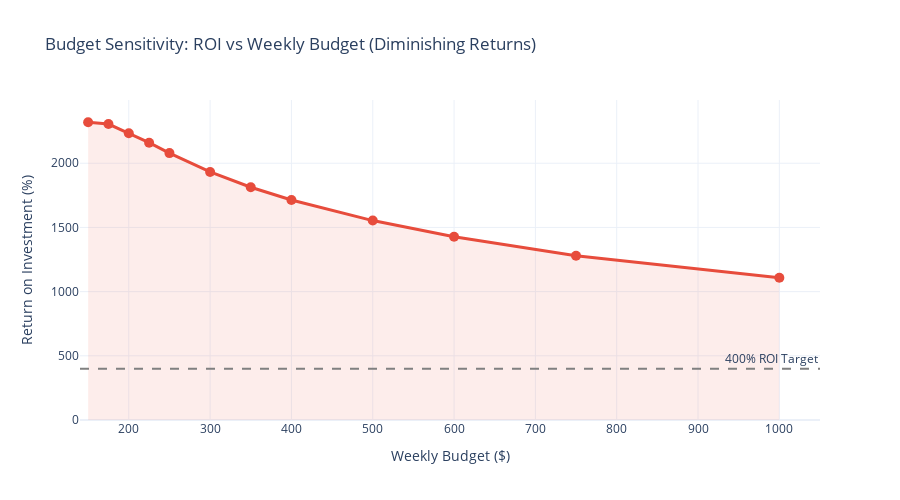

The code cell stored with this chart in its notebook:
### Code cell
# Visualization 2: Budget vs ROI (showing diminishing returns)
fig2 = go.Figure()

fig2.add_trace(go.Scatter(
    x=sensitivity_df['Budget'],
    y=sensitivity_df['ROI'],
    mode='lines+markers',
    name='ROI',
    line=dict(color='#E74C3C', width=3),
    marker=dict(size=10),
    fill='tozeroy',
    fillcolor='rgba(231, 76, 60, 0.1)'
))

# Add reference line at 400% ROI
fig2.add_hline(y=400, line_dash="dash", line_color="gray", 
               annotation_text="400% ROI Target")

fig2.update_layout(
    title='Budget Sensitivity: ROI vs Weekly Budget (Diminishing Returns)',
    xaxis_title='Weekly Budget ($)',
    yaxis_title='Return on Investment (%)',
    template='plotly_white',
    height=500,
    hovermode='x unified',
    xaxis=dict(range=[140, 1050])
)

fig2.show()

print("INTERPRETATION:")
print("ROI decreases as budget increases, demonstrating classic diminishing returns. The baseline")
print("budget of $150 offers the highest ROI. As budget increases to $1000, ROI declines significantly")
print("because the most valuable customer-action pairs are exhausted early. The optimal budget balances")
print("high ROI with sufficient customer coverage.")

### Figure 1 — Plotly figure (JSON) as saved in the notebook; plotly's stock layout.template omitted (floating-point values rounded to 4 significant figures)
{"data": [{"fill": "tozeroy", "fillcolor": "rgba(231, 76, 60, 0.1)", "line": {"color": "#E74C3C", "width": 3}, "marker": {"size": 10}, "mode": "lines+markers", "name": "ROI", "type": "scatter", "x": [150, 175, 200, 225, 250, 300, 350, 400, 500, 600, 750, 1000], "y": [2319.0, 2305.0, 2233.0, 2160.0, 2079.0, 1932.0, 1813.0, 1714.0, 1553.0, 1427.0, 1280.0, 1108.0]}], "layout": {"annotations": [{"showarrow": false, "text": "400% ROI Target", "x": 1, "xanchor": "right", "xref": "x domain", "y": 400, "yanchor": "bottom", "yref": "y"}], "height": 500, "hovermode": "x unified", "shapes": [{"line": {"color": "gray", "dash": "dash"}, "type": "line", "x0": 0, "x1": 1, "xref": "x domain", "y0": 400, "y1": 400, "yref": "y"}], "title": {"text": "Budget Sensitivity: ROI vs Weekly Budget (Diminishing Returns)"}, "xaxis": {"range": [140, 1050], "title": {"text": "Weekly Budget ($)"}}, "yaxis": {"title": {"text": "Return on Investment (%)"}}}}
